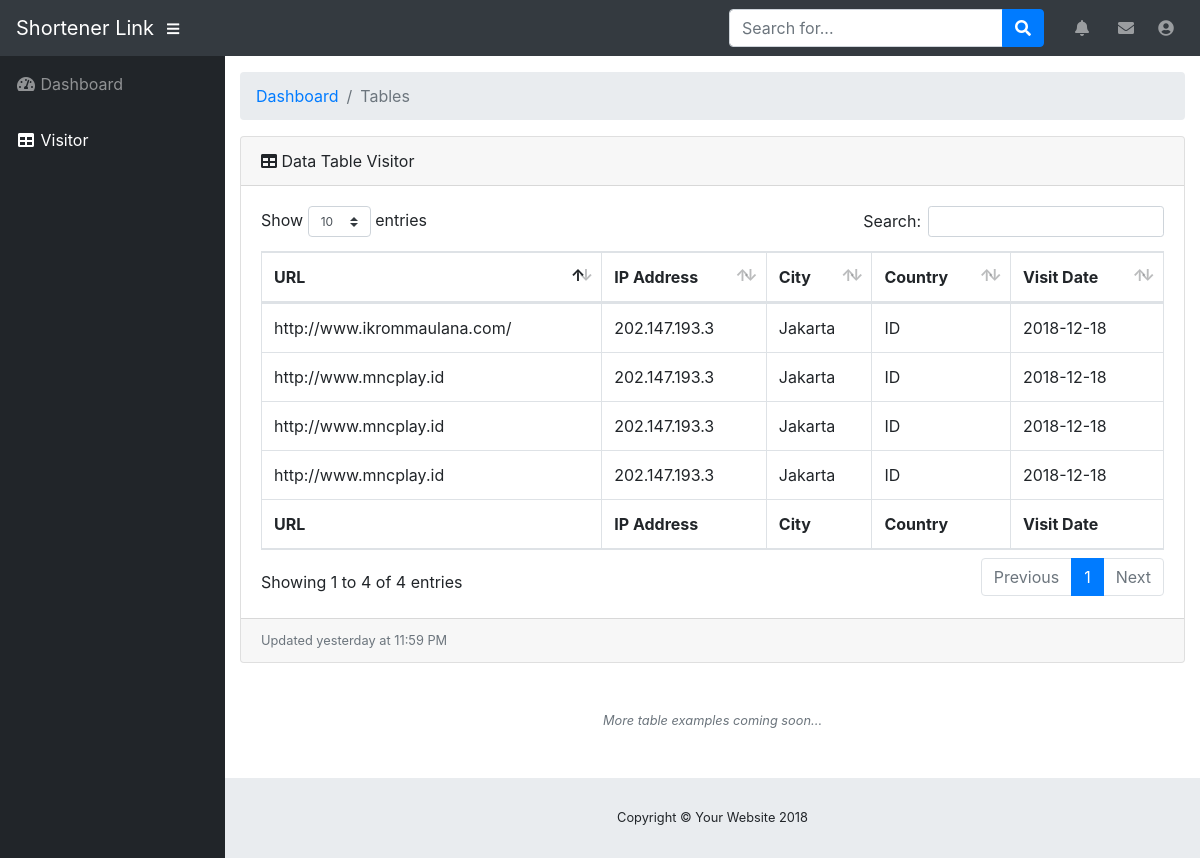
The app's page /index.php/dashboard/visitor with its own data.
### tables this page shows
CREATE TABLE `visitor` (
  `id` int(11) NOT NULL,
  `id_url` int(11) NOT NULL,
  `city` varchar(32) NOT NULL,
  `country` varchar(32) NOT NULL,
  `ip` text NOT NULL,
  `visit_date` date NOT NULL
);

CREATE TABLE `url` (
  `id` int(11) NOT NULL,
  `original_link` varchar(300) NOT NULL,
  `short_link` varchar(200) NOT NULL,
  `hit` int(11) NOT NULL,
  `status` int(11) NOT NULL DEFAULT '1',
  `created_date` date NOT NULL
);

### application/controllers/Dashboard.php (called while the page is built, shortened)
<?php
class Dashboard extends CI_Controller {
	function __construct()
    {
        $this->load->database();
		$this->load->model('mshort');
        $this->load->helper('url','form');
        $this->load->library('form_validation');
    }
	public function visitor()
	{
		$data['url']	= $this->mshort->get_visitor()->result();
		$this->load->view('visitor',$data);
	}
}

### index.php (called while the page is built, shortened)
<?php
require_once BASEPATH.'core/CodeIgniter.php';

### application/models/Mshort.php (called while the page is built, shortened)
<?php  if ( ! defined('BASEPATH')) exit('No direct script access allowed');
Class Mshort extends CI_Model {
    function get_visitor(){
    	$this->db->select('*');
		$this->db->from('visitor');
		$this->db->join('url', 'url.id = visitor.id_url');
		$query = $this->db->get();
    	return $query;
    }
}

### application/views/visitor.php (the view, shortened to what this page needs)
<!DOCTYPE html>
<html lang="en">
  <head>
    <link href="<?php echo base_url(); ?>assets/css/bootstrap.min.css" rel="stylesheet">
    <link href="<?php echo base_url(); ?>assets/css/all.min.css" rel="stylesheet" type="text/css">
    <link href="<?php echo base_url(); ?>assets/css/dataTables.bootstrap4.css" rel="stylesheet">
    <link href="<?php echo base_url(); ?>assets/css/sb-admin.css" rel="stylesheet">
  </head>
  <body id="page-top">
    <nav class="navbar navbar-expand navbar-dark bg-dark static-top">
      <a class="navbar-brand mr-1" href="<?php echo base_url(); ?>">Shortener Link</a>
      <button class="btn btn-link btn-sm text-white order-1 order-sm-0" id="sidebarToggle" href="#">
        <i class="fas fa-bars"></i>
      </button>
      <form class="d-none d-md-inline-block form-inline ml-auto mr-0 mr-md-3 my-2 my-md-0">
        <div class="input-group">
          <input type="text" class="form-control" placeholder="Search for..." aria-label="Search" aria-describedby="basic-addon2">
          <div class="input-group-append">
            <button class="btn btn-primary" type="button">
              <i class="fas fa-search"></i>
            </button>
          </div>
        </div>
      </form>
      <ul class="navbar-nav ml-auto ml-md-0">
        <li class="nav-item dropdown no-arrow mx-1">
          <a class="nav-link dropdown-toggle" href="#" role="button" data-toggle="dropdown" aria-haspopup="true" aria-expanded="false">
            <i class="fas fa-bell fa-fw"></i>
          </a>
        </li>
        <li class="nav-item dropdown no-arrow mx-1">
          <a class="nav-link dropdown-toggle" href="#" role="button" data-toggle="dropdown" aria-haspopup="true" aria-expanded="false">
            <i class="fas fa-envelope fa-fw"></i>
          </a>
        </li>
        <li class="nav-item dropdown no-arrow">
          <a class="nav-link dropdown-toggle" href="#" role="button" data-toggle="dropdown" aria-haspopup="true" aria-expanded="false">
            <i class="fas fa-user-circle fa-fw"></i>
          </a>
        </li>
      </ul>
    </nav>
    <div id="wrapper">
      <ul class="sidebar navbar-nav">
        <li class="nav-item">
          <a class="nav-link" href="<?php echo base_url(); ?>dashboard/">
            <i class="fas fa-fw fa-tachometer-alt"></i>
            <span>Dashboard</span>
          </a>
        </li>
        <li class="nav-item active">
          <a class="nav-link" href="<?php echo base_url(); ?>dashboard/visitor/">
            <i class="fas fa-fw fa-table"></i>
            <span>Visitor</span></a>
        </li>
      </ul>
      <div id="content-wrapper">
        <div class="container-fluid">
          <ol class="breadcrumb">
            <li class="breadcrumb-item">
              <a href="#">Dashboard</a>
            </li>
            <li class="breadcrumb-item active">Tables</li>
          </ol>
          <div class="card mb-3">
            <div class="card-header">
              <i class="fas fa-table"></i>
              Data Table Visitor</div>
            <div class="card-body">
              <div class="table-responsive">
                <table class="table table-bordered" id="dataTable" width="100%" cellspacing="0">
                  <thead>
                    <tr>
                      <th>URL</th>
                      <th>IP Address</th>
                      <th>City</th>
                      <th>Country</th>
                      <th>Visit Date</th>
                    </tr>
                  </thead>
                  <tfoot>
                    <tr>
                      <th>URL</th>
                      <th>IP Address</th>
                      <th>City</th>
                      <th>Country</th>
                      <th>Visit Date</th>
                    </tr>
                  </tfoot>
                  <tbody>
                    <?php foreach($url as $value) {?>
                    <tr>
                      <td><?= $value->original_link; ?></td>
                      <td><?= $value->ip; ?></td>
                      <td><?= $value->city; ?></td>
                      <td><?= $value->country; ?></td>
                      <td><?= $value->visit_date; ?></td>
                    </tr>
                    <?php } ?>
                  </tbody>
                </table>
              </div>
            </div>
            <div class="card-footer small text-muted">Updated yesterday at 11:59 PM</div>
          </div>
          <p class="small text-center text-muted my-5">
            <em>More table examples coming soon...</em>
          </p>
        </div>
        <footer class="sticky-footer">
          <div class="container my-auto">
            <div class="copyright text-center my-auto">
              <span>Copyright © Your Website 2018</span>
            </div>
          </div>
        </footer>
      </div>
    </div>
  </body>
</html>

### assets/css/sb-admin.css (style rules this page uses)
html { position: relative; min-height: 100%; }
body { height: 100%; }
#wrapper { display: -webkit-box; display: -ms-flexbox; display: flex; }
#wrapper #content-wrapper { overflow-x: hidden; width: 100%; padding-top: 1rem; padding-bottom: 80px; }
.navbar-nav .nav-item.active .nav-link { color: #fff; }
.navbar-nav .nav-item.dropdown .dropdown-toggle::after { width: 1rem; text-align: center; float: right; vertical-align: 0; border: 0; font-weight: 900; content: '\f105'; font-family: 'Font Awesome 5 Free'; }
.navbar-nav .nav-item.dropdown.no-arrow .dropdown-toggle::after { display: none; }
.sidebar { width: 90px !important; background-color: #212529; min-height: calc(100vh - 56px); }
.sidebar .nav-item:last-child { margin-bottom: 1rem; }
.sidebar .nav-item .nav-link { text-align: center; padding: 0.75rem 1rem; width: 90px; }
.sidebar .nav-item .nav-link span { font-size: 0.65rem; display: block; }
.sidebar .nav-item .nav-link { color: rgba(255, 255, 255, 0.5); }
@media (min-width: 768px) { .sidebar { width: 225px !important; } }
@media (min-width: 768px) { .sidebar .nav-item .nav-link { display: block; width: 100%; text-align: left; padding: 1rem; width: 225px; } }
@media (min-width: 768px) { .sidebar .nav-item .nav-link span { font-size: 1rem; display: inline; } }
:root { --input-padding-x: 0.75rem; --input-padding-y: 0.75rem; }
footer.sticky-footer { display: -webkit-box; display: -ms-flexbox; display: flex; position: absolute; right: 0; bottom: 0; width: calc(100% - 90px); height: 80px; background-color: #e9ecef; }
footer.sticky-footer .copyright { line-height: 1; font-size: 0.8rem; }
@media (min-width: 768px) { footer.sticky-footer { width: calc(100% - 225px); } }

### records on screen
visitor: id_url.original_link "http://www.mncplay.id", ip "202.147.193.3", city "Jakarta", country "ID", visit_date "2018-12-18"
visitor: id_url.original_link "http://www.mncplay.id", ip "202.147.193.3", city "Jakarta", country "ID", visit_date "2018-12-18"
visitor: id_url.original_link "http://www.mncplay.id", ip "202.147.193.3", city "Jakarta", country "ID", visit_date "2018-12-18"
visitor: id_url.original_link "http://www.ikrommaulana.com/", ip "202.147.193.3", city "Jakarta", country "ID", visit_date "2018-12-18"
